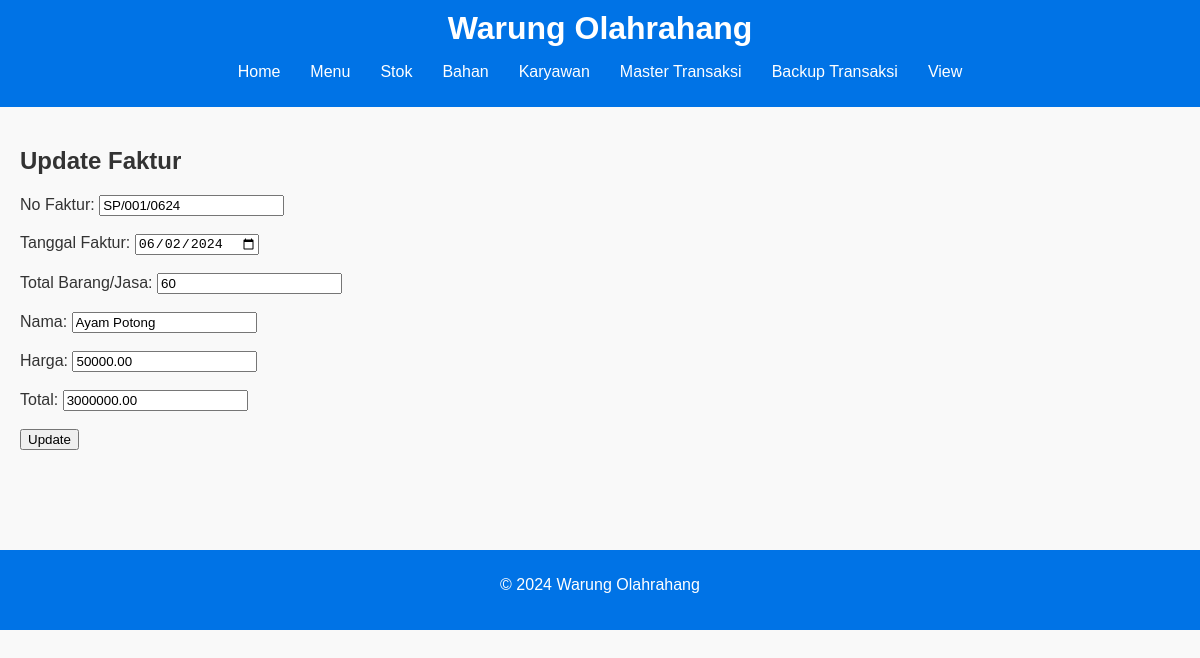
Screenshot of /trs/update.php?no=1 with the database file from the repository.
### tables this page shows
CREATE TABLE `faktur` (
  `no` int(11) NOT NULL,
  `NO_FAKTUR` varchar(50) DEFAULT NULL,
  `TANGGAL_FAKTUR` date DEFAULT NULL,
  `TOTAL_BARANG_JASA` int(11) DEFAULT NULL,
  `NAMA` varchar(100) DEFAULT NULL,
  `HARGA` decimal(10,2) DEFAULT NULL,
  `TOTAL` decimal(10,2) DEFAULT NULL
);

### trs/update.php (the view, shortened to what this page needs)
<?php
include('../partials/header.php');
include('../config/database.php');
if (isset($_GET['no'])) {
    $no = $_GET['no'];
    $sql = "SELECT * FROM Faktur WHERE NO = ?";
    $stmt = $conn->prepare($sql);
    $stmt->bind_param('i', $no);
    $stmt->execute();
    $result = $stmt->get_result();
    $row = $result->fetch_assoc();
} else {
    echo "No faktur tidak diberikan.";
    exit();
}
?>
<div class="container">
    <h2>Update Faktur</h2>
    <form action="<?php echo htmlspecialchars($_SERVER["PHP_SELF"]); ?>" method="POST">
        <label for="NO_faktur">No Faktur:</label>
        <input type="text" id="NO_faktur" name="no_faktur" value="<?php echo $row['NO_FAKTUR']; ?>" required><br><br>
        <label for="tanggal_faktur">Tanggal Faktur:</label>
        <input type="date" id="tanggal_faktur" name="tanggal_faktur" value="<?php echo $row['TANGGAL_FAKTUR']; ?>" required><br><br>
        <label for="total_barang_jasa">Total Barang/Jasa:</label>
        <input type="number" id="total_barang_jasa" name="total_barang_jasa" value="<?php echo $row['TOTAL_BARANG_JASA']; ?>" required><br><br>
        <label for="nama">Nama:</label>
        <input type="text" id="nama" name="nama" value="<?php echo $row['NAMA']; ?>" required><br><br>
        <label for="harga">Harga:</label>
        <input type="number" id="harga" name="harga" value="<?php echo $row['HARGA']; ?>" required><br><br>
        <label for="total">Total:</label>
        <input type="number" id="total" name="total" value="<?php echo $row['TOTAL']; ?>" required><br><br>
        <button type="submit">Update</button>
    </form>
</div>
<?php
include('../partials/footer.php');
?>

### css/style.css (style rules this page uses)
body { font-family: Arial, sans-serif; margin: 0; padding: 0; background-color: #f9f9f9; color: #333; }
.container { padding: 20px; margin-bottom: 80px; }

### rows the page displays
faktur: no_faktur "SP/001/0624", tanggal_faktur "06/02/2024", total_barang_jasa "60", nama "Ayam Potong", harga "50000.00", total "3000000.00"
